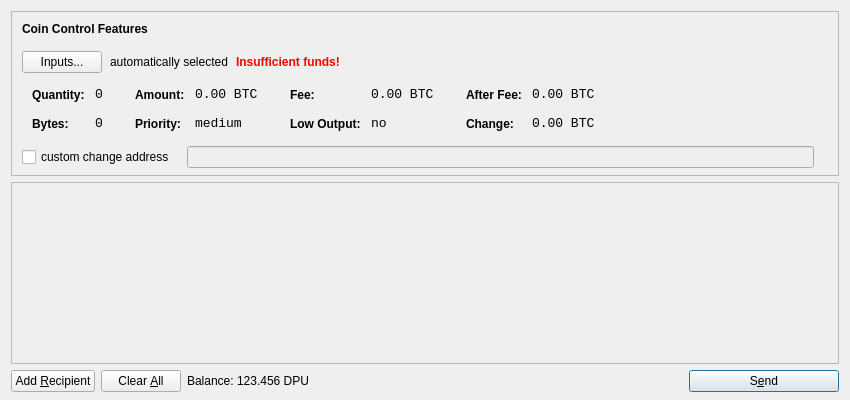
<?xml version="1.0" encoding="UTF-8"?>
<ui version="4.0">
 <class>SendCoinsDialog</class>
 <widget class="QDialog" name="SendCoinsDialog">
  <property name="geometry">
   <rect>
    <x>0</x>
    <y>0</y>
    <width>850</width>
    <height>400</height>
   </rect>
  </property>
  <property name="windowTitle">
   <string>Send Coins</string>
  </property>
  <layout class="QVBoxLayout" name="verticalLayout" stretch="0,1,0">
   <property name="bottomMargin">
    <number>8</number>
   </property>
   <item>
    <widget class="QFrame" name="frameCoinControl">
     <property name="sizePolicy">
      <sizepolicy hsizetype="Expanding" vsizetype="Expanding">
       <horstretch>0</horstretch>
       <verstretch>0</verstretch>
      </sizepolicy>
     </property>
     <property name="maximumSize">
      <size>
       <width>16777215</width>
       <height>16777215</height>
      </size>
     </property>
     <property name="frameShape">
      <enum>QFrame::StyledPanel</enum>
     </property>
     <property name="frameShadow">
      <enum>QFrame::Sunken</enum>
     </property>
     <layout class="QVBoxLayout" name="verticalLayoutCoinControl2">
      <property name="spacing">
       <number>-1</number>
      </property>
      <property name="leftMargin">
       <number>0</number>
      </property>
      <property name="topMargin">
       <number>0</number>
      </property>
      <property name="rightMargin">
       <number>0</number>
      </property>
      <property name="bottomMargin">
       <number>6</number>
      </property>
      <item>
       <layout class="QVBoxLayout" name="verticalLayoutCoinControl" stretch="0,0,0,0,1">
        <property name="spacing">
         <number>0</number>
        </property>
        <property name="leftMargin">
         <number>10</number>
        </property>
        <property name="topMargin">
         <number>10</number>
        </property>
        <item>
         <layout class="QHBoxLayout" name="horizontalLayoutCoinControl1">
          <property name="bottomMargin">
           <number>15</number>
          </property>
          <item>
           <widget class="QLabel" name="labelCoinControlFeatures">
            <property name="sizePolicy">
             <sizepolicy hsizetype="Preferred" vsizetype="Maximum">
              <horstretch>0</horstretch>
              <verstretch>0</verstretch>
             </sizepolicy>
            </property>
            <property name="font">
             <font>
              <weight>75</weight>
              <bold>true</bold>
             </font>
            </property>
            <property name="styleSheet">
             <string notr="true">font-weight:bold;</string>
            </property>
            <property name="text">
             <string>Coin Control Features</string>
            </property>
           </widget>
          </item>
         </layout>
        </item>
        <item>
         <layout class="QHBoxLayout" name="horizontalLayoutCoinControl2" stretch="0,0,0,0">
          <property name="spacing">
           <number>8</number>
          </property>
          <property name="bottomMargin">
           <number>10</number>
          </property>
          <item>
           <widget class="QPushButton" name="pushButtonCoinControl">
            <property name="styleSheet">
             <string notr="true"/>
            </property>
            <property name="text">
             <string>Inputs...</string>
            </property>
           </widget>
          </item>
          <item>
           <widget class="QLabel" name="labelCoinControlAutomaticallySelected">
            <property name="text">
             <string>automatically selected</string>
            </property>
            <property name="margin">
             <number>5</number>
            </property>
           </widget>
          </item>
          <item>
           <widget class="QLabel" name="labelCoinControlInsuffFunds">
            <property name="font">
             <font>
              <weight>75</weight>
              <bold>true</bold>
             </font>
            </property>
            <property name="styleSheet">
             <string notr="true">color:red;font-weight:bold;</string>
            </property>
            <property name="text">
             <string>Insufficient funds!</string>
            </property>
            <property name="margin">
             <number>5</number>
            </property>
           </widget>
          </item>
          <item>
           <spacer name="horizontalSpacerCoinControl">
            <property name="orientation">
             <enum>Qt::Horizontal</enum>
            </property>
            <property name="sizeHint" stdset="0">
             <size>
              <width>40</width>
              <height>1</height>
             </size>
            </property>
           </spacer>
          </item>
         </layout>
        </item>
        <item>
         <widget class="QWidget" name="widgetCoinControl" native="true">
          <property name="sizePolicy">
           <sizepolicy hsizetype="Preferred" vsizetype="Preferred">
            <horstretch>0</horstretch>
            <verstretch>0</verstretch>
           </sizepolicy>
          </property>
          <property name="minimumSize">
           <size>
            <width>0</width>
            <height>0</height>
           </size>
          </property>
          <property name="styleSheet">
           <string notr="true"/>
          </property>
          <layout class="QHBoxLayout" name="horizontalLayoutCoinControl5">
           <property name="margin">
            <number>0</number>
           </property>
           <item>
            <layout class="QHBoxLayout" name="horizontalLayoutCoinControl3" stretch="0,0,0,1">
             <property name="spacing">
              <number>20</number>
             </property>
             <property name="topMargin">
              <number>0</number>
             </property>
             <property name="bottomMargin">
              <number>10</number>
             </property>
             <item>
              <layout class="QFormLayout" name="formLayoutCoinControl1">
               <property name="horizontalSpacing">
                <number>10</number>
               </property>
               <property name="verticalSpacing">
                <number>14</number>
               </property>
               <property name="leftMargin">
                <number>10</number>
               </property>
               <property name="topMargin">
                <number>4</number>
               </property>
               <property name="rightMargin">
                <number>6</number>
               </property>
               <item row="0" column="0">
                <widget class="QLabel" name="labelCoinControlQuantityText">
                 <property name="styleSheet">
                  <string notr="true">font-weight:bold;</string>
                 </property>
                 <property name="text">
                  <string>Quantity:</string>
                 </property>
                 <property name="margin">
                  <number>0</number>
                 </property>
                </widget>
               </item>
               <item row="0" column="1">
                <widget class="QLabel" name="labelCoinControlQuantity">
                 <property name="font">
                  <font>
                   <family>Monospace</family>
                   <pointsize>10</pointsize>
                  </font>
                 </property>
                 <property name="cursor">
                  <cursorShape>IBeamCursor</cursorShape>
                 </property>
                 <property name="contextMenuPolicy">
                  <enum>Qt::ActionsContextMenu</enum>
                 </property>
                 <property name="text">
                  <string notr="true">0</string>
                 </property>
                 <property name="margin">
                  <number>0</number>
                 </property>
                 <property name="textInteractionFlags">
                  <set>Qt::LinksAccessibleByMouse|Qt::TextSelectableByKeyboard|Qt::TextSelectableByMouse</set>
                 </property>
                </widget>
               </item>
               <item row="1" column="0">
                <widget class="QLabel" name="labelCoinControlBytesText">
                 <property name="styleSheet">
                  <string notr="true">font-weight:bold;</string>
                 </property>
                 <property name="text">
                  <string>Bytes:</string>
                 </property>
                </widget>
               </item>
               <item row="1" column="1">
                <widget class="QLabel" name="labelCoinControlBytes">
                 <property name="font">
                  <font>
                   <family>Monospace</family>
                   <pointsize>10</pointsize>
                  </font>
                 </property>
                 <property name="cursor">
                  <cursorShape>IBeamCursor</cursorShape>
                 </property>
                 <property name="contextMenuPolicy">
                  <enum>Qt::ActionsContextMenu</enum>
                 </property>
                 <property name="text">
                  <string notr="true">0</string>
                 </property>
                 <property name="textInteractionFlags">
                  <set>Qt::LinksAccessibleByMouse|Qt::TextSelectableByKeyboard|Qt::TextSelectableByMouse</set>
                 </property>
                </widget>
               </item>
              </layout>
             </item>
             <item>
              <layout class="QFormLayout" name="formLayoutCoinControl2">
               <property name="horizontalSpacing">
                <number>10</number>
               </property>
               <property name="verticalSpacing">
                <number>14</number>
               </property>
               <property name="leftMargin">
                <number>6</number>
               </property>
               <property name="topMargin">
                <number>4</number>
               </property>
               <property name="rightMargin">
                <number>6</number>
               </property>
               <item row="0" column="0">
                <widget class="QLabel" name="labelCoinControlAmountText">
                 <property name="styleSheet">
                  <string notr="true">font-weight:bold;</string>
                 </property>
                 <property name="text">
                  <string>Amount:</string>
                 </property>
                 <property name="margin">
                  <number>0</number>
                 </property>
                </widget>
               </item>
               <item row="0" column="1">
                <widget class="QLabel" name="labelCoinControlAmount">
                 <property name="font">
                  <font>
                   <family>Monospace</family>
                   <pointsize>10</pointsize>
                  </font>
                 </property>
                 <property name="cursor">
                  <cursorShape>IBeamCursor</cursorShape>
                 </property>
                 <property name="contextMenuPolicy">
                  <enum>Qt::ActionsContextMenu</enum>
                 </property>
                 <property name="text">
                  <string notr="true">0.00 BTC</string>
                 </property>
                 <property name="textInteractionFlags">
                  <set>Qt::LinksAccessibleByMouse|Qt::TextSelectableByKeyboard|Qt::TextSelectableByMouse</set>
                 </property>
                </widget>
               </item>
               <item row="1" column="0">
                <widget class="QLabel" name="labelCoinControlPriorityText">
                 <property name="styleSheet">
                  <string notr="true">font-weight:bold;</string>
                 </property>
                 <property name="text">
                  <string>Priority:</string>
                 </property>
                </widget>
               </item>
               <item row="1" column="1">
                <widget class="QLabel" name="labelCoinControlPriority">
                 <property name="font">
                  <font>
                   <family>Monospace</family>
                   <pointsize>10</pointsize>
                  </font>
                 </property>
                 <property name="cursor">
                  <cursorShape>IBeamCursor</cursorShape>
                 </property>
                 <property name="contextMenuPolicy">
                  <enum>Qt::ActionsContextMenu</enum>
                 </property>
                 <property name="text">
                  <string>medium</string>
                 </property>
                 <property name="textInteractionFlags">
                  <set>Qt::LinksAccessibleByMouse|Qt::TextSelectableByKeyboard|Qt::TextSelectableByMouse</set>
                 </property>
                </widget>
               </item>
              </layout>
             </item>
             <item>
              <layout class="QFormLayout" name="formLayoutCoinControl3">
               <property name="horizontalSpacing">
                <number>10</number>
               </property>
               <property name="verticalSpacing">
                <number>14</number>
               </property>
               <property name="leftMargin">
                <number>6</number>
               </property>
               <property name="topMargin">
                <number>4</number>
               </property>
               <property name="rightMargin">
                <number>6</number>
               </property>
               <item row="0" column="0">
                <widget class="QLabel" name="labelCoinControlFeeText">
                 <property name="styleSheet">
                  <string notr="true">font-weight:bold;</string>
                 </property>
                 <property name="text">
                  <string>Fee:</string>
                 </property>
                 <property name="margin">
                  <number>0</number>
                 </property>
                </widget>
               </item>
               <item row="0" column="1">
                <widget class="QLabel" name="labelCoinControlFee">
                 <property name="font">
                  <font>
                   <family>Monospace</family>
                   <pointsize>10</pointsize>
                  </font>
                 </property>
                 <property name="cursor">
                  <cursorShape>IBeamCursor</cursorShape>
                 </property>
                 <property name="contextMenuPolicy">
                  <enum>Qt::ActionsContextMenu</enum>
                 </property>
                 <property name="text">
                  <string notr="true">0.00 BTC</string>
                 </property>
                 <property name="textInteractionFlags">
                  <set>Qt::LinksAccessibleByMouse|Qt::TextSelectableByKeyboard|Qt::TextSelectableByMouse</set>
                 </property>
                </widget>
               </item>
               <item row="1" column="0">
                <widget class="QLabel" name="labelCoinControlLowOutputText">
                 <property name="styleSheet">
                  <string notr="true">font-weight:bold;</string>
                 </property>
                 <property name="text">
                  <string>Low Output:</string>
                 </property>
                </widget>
               </item>
               <item row="1" column="1">
                <widget class="QLabel" name="labelCoinControlLowOutput">
                 <property name="font">
                  <font>
                   <family>Monospace</family>
                   <pointsize>10</pointsize>
                  </font>
                 </property>
                 <property name="cursor">
                  <cursorShape>IBeamCursor</cursorShape>
                 </property>
                 <property name="contextMenuPolicy">
                  <enum>Qt::ActionsContextMenu</enum>
                 </property>
                 <property name="text">
                  <string>no</string>
                 </property>
                 <property name="textInteractionFlags">
                  <set>Qt::LinksAccessibleByMouse|Qt::TextSelectableByKeyboard|Qt::TextSelectableByMouse</set>
                 </property>
                </widget>
               </item>
              </layout>
             </item>
             <item>
              <layout class="QFormLayout" name="formLayoutCoinControl4">
               <property name="horizontalSpacing">
                <number>10</number>
               </property>
               <property name="verticalSpacing">
                <number>14</number>
               </property>
               <property name="leftMargin">
                <number>6</number>
               </property>
               <property name="topMargin">
                <number>4</number>
               </property>
               <property name="rightMargin">
                <number>6</number>
               </property>
               <item row="0" column="0">
                <widget class="QLabel" name="labelCoinControlAfterFeeText">
                 <property name="styleSheet">
                  <string notr="true">font-weight:bold;</string>
                 </property>
                 <property name="text">
                  <string>After Fee:</string>
                 </property>
                 <property name="margin">
                  <number>0</number>
                 </property>
                </widget>
               </item>
               <item row="0" column="1">
                <widget class="QLabel" name="labelCoinControlAfterFee">
                 <property name="font">
                  <font>
                   <family>Monospace</family>
                   <pointsize>10</pointsize>
                  </font>
                 </property>
                 <property name="cursor">
                  <cursorShape>IBeamCursor</cursorShape>
                 </property>
                 <property name="contextMenuPolicy">
                  <enum>Qt::ActionsContextMenu</enum>
                 </property>
                 <property name="text">
                  <string notr="true">0.00 BTC</string>
                 </property>
                 <property name="textInteractionFlags">
                  <set>Qt::LinksAccessibleByMouse|Qt::TextSelectableByKeyboard|Qt::TextSelectableByMouse</set>
                 </property>
                </widget>
               </item>
               <item row="1" column="0">
                <widget class="QLabel" name="labelCoinControlChangeText">
                 <property name="styleSheet">
                  <string notr="true">font-weight:bold;</string>
                 </property>
                 <property name="text">
                  <string>Change:</string>
                 </property>
                </widget>
               </item>
               <item row="1" column="1">
                <widget class="QLabel" name="labelCoinControlChange">
                 <property name="font">
                  <font>
                   <family>Monospace</family>
                   <pointsize>10</pointsize>
                  </font>
                 </property>
                 <property name="cursor">
                  <cursorShape>IBeamCursor</cursorShape>
                 </property>
                 <property name="contextMenuPolicy">
                  <enum>Qt::ActionsContextMenu</enum>
                 </property>
                 <property name="text">
                  <string notr="true">0.00 BTC</string>
                 </property>
                 <property name="textInteractionFlags">
                  <set>Qt::LinksAccessibleByMouse|Qt::TextSelectableByKeyboard|Qt::TextSelectableByMouse</set>
                 </property>
                </widget>
               </item>
              </layout>
             </item>
            </layout>
           </item>
          </layout>
         </widget>
        </item>
        <item>
         <layout class="QHBoxLayout" name="horizontalLayoutCoinControl4" stretch="0,0,0">
          <property name="spacing">
           <number>12</number>
          </property>
          <property name="sizeConstraint">
           <enum>QLayout::SetDefaultConstraint</enum>
          </property>
          <property name="topMargin">
           <number>5</number>
          </property>
          <property name="rightMargin">
           <number>5</number>
          </property>
          <item>
           <widget class="QCheckBox" name="checkBoxCoinControlChange">
            <property name="text">
             <string>custom change address</string>
            </property>
           </widget>
          </item>
          <item>
           <widget class="QLineEdit" name="lineEditCoinControlChange">
            <property name="enabled">
             <bool>false</bool>
            </property>
            <property name="sizePolicy">
             <sizepolicy hsizetype="Expanding" vsizetype="Fixed">
              <horstretch>0</horstretch>
              <verstretch>0</verstretch>
             </sizepolicy>
            </property>
           </widget>
          </item>
          <item>
           <widget class="QLabel" name="labelCoinControlChangeLabel">
            <property name="sizePolicy">
             <sizepolicy hsizetype="Preferred" vsizetype="Expanding">
              <horstretch>0</horstretch>
              <verstretch>0</verstretch>
             </sizepolicy>
            </property>
            <property name="minimumSize">
             <size>
              <width>0</width>
              <height>0</height>
             </size>
            </property>
            <property name="text">
             <string/>
            </property>
            <property name="margin">
             <number>3</number>
            </property>
           </widget>
          </item>
         </layout>
        </item>
        <item>
         <spacer name="verticalSpacerCoinControl">
          <property name="orientation">
           <enum>Qt::Vertical</enum>
          </property>
          <property name="sizeHint" stdset="0">
           <size>
            <width>800</width>
            <height>1</height>
           </size>
          </property>
         </spacer>
        </item>
       </layout>
      </item>
     </layout>
    </widget>
   </item>
   <item>
    <widget class="QScrollArea" name="scrollArea">
     <property name="widgetResizable">
      <bool>true</bool>
     </property>
     <widget class="QWidget" name="scrollAreaWidgetContents">
      <property name="geometry">
       <rect>
        <x>0</x>
        <y>0</y>
        <width>830</width>
        <height>165</height>
       </rect>
      </property>
      <layout class="QVBoxLayout" name="verticalLayout_2">
       <property name="margin">
        <number>0</number>
       </property>
       <item>
        <layout class="QVBoxLayout" name="entries">
         <property name="spacing">
          <number>6</number>
         </property>
        </layout>
       </item>
       <item>
        <spacer name="verticalSpacer">
         <property name="orientation">
          <enum>Qt::Vertical</enum>
         </property>
         <property name="sizeHint" stdset="0">
          <size>
           <width>20</width>
           <height>40</height>
          </size>
         </property>
        </spacer>
       </item>
      </layout>
     </widget>
    </widget>
   </item>
   <item>
    <layout class="QHBoxLayout" name="horizontalLayout">
     <item>
      <widget class="QPushButton" name="addButton">
       <property name="toolTip">
        <string>Send to multiple recipients at once</string>
       </property>
       <property name="text">
        <string>Add &amp;Recipient</string>
       </property>
       <property name="icon">
        <iconset resource="../bitcoin.qrc">
         <normaloff>:/icons/add</normaloff>:/icons/add</iconset>
       </property>
       <property name="autoDefault">
        <bool>false</bool>
       </property>
      </widget>
     </item>
     <item>
      <widget class="QPushButton" name="clearButton">
       <property name="sizePolicy">
        <sizepolicy hsizetype="Minimum" vsizetype="Fixed">
         <horstretch>0</horstretch>
         <verstretch>0</verstretch>
        </sizepolicy>
       </property>
       <property name="toolTip">
        <string>Remove all transaction fields</string>
       </property>
       <property name="text">
        <string>Clear &amp;All</string>
       </property>
       <property name="icon">
        <iconset resource="../bitcoin.qrc">
         <normaloff>:/icons/remove</normaloff>:/icons/remove</iconset>
       </property>
       <property name="autoRepeatDelay">
        <number>300</number>
       </property>
       <property name="autoDefault">
        <bool>false</bool>
       </property>
      </widget>
     </item>
     <item>
      <layout class="QHBoxLayout" name="horizontalLayout_2">
       <property name="spacing">
        <number>3</number>
       </property>
       <item>
        <widget class="QLabel" name="label">
         <property name="text">
          <string>Balance:</string>
         </property>
        </widget>
       </item>
       <item>
        <widget class="QLabel" name="labelBalance">
         <property name="cursor">
          <cursorShape>IBeamCursor</cursorShape>
         </property>
         <property name="text">
          <string>123.456 DPU</string>
         </property>
         <property name="textInteractionFlags">
          <set>Qt::LinksAccessibleByMouse|Qt::TextSelectableByKeyboard|Qt::TextSelectableByMouse</set>
         </property>
        </widget>
       </item>
      </layout>
     </item>
     <item>
      <spacer name="horizontalSpacer">
       <property name="orientation">
        <enum>Qt::Horizontal</enum>
       </property>
       <property name="sizeHint" stdset="0">
        <size>
         <width>40</width>
         <height>20</height>
        </size>
       </property>
      </spacer>
     </item>
     <item>
      <widget class="QPushButton" name="sendButton">
       <property name="minimumSize">
        <size>
         <width>150</width>
         <height>0</height>
        </size>
       </property>
       <property name="toolTip">
        <string>Confirm the send action</string>
       </property>
       <property name="text">
        <string>S&amp;end</string>
       </property>
       <property name="icon">
        <iconset resource="../bitcoin.qrc">
         <normaloff>:/icons/send</normaloff>:/icons/send</iconset>
       </property>
       <property name="default">
        <bool>true</bool>
       </property>
      </widget>
     </item>
    </layout>
   </item>
  </layout>
 </widget>
 <resources>
  <include location="../bitcoin.qrc"/>
 </resources>
 <connections/>
</ui>
